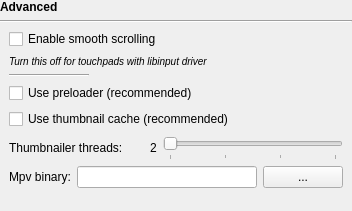
             <widget class="QWidget" name="scrollAreaWidgetContents_4">
              <property name="geometry">
               <rect>
                <x>0</x>
                <y>0</y>
                <width>352</width>
                <height>211</height>
               </rect>
              </property>
              <layout class="QVBoxLayout" name="verticalLayout_31">
               <property name="leftMargin">
                <number>0</number>
               </property>
               <property name="topMargin">
                <number>0</number>
               </property>
               <property name="rightMargin">
                <number>0</number>
               </property>
               <property name="bottomMargin">
                <number>0</number>
               </property>
               <item>
                <widget class="QLabel" name="title6">
                 <property name="font">
                  <font>
                   <weight>75</weight>
                   <bold>true</bold>
                  </font>
                 </property>
                 <property name="text">
                  <string>Advanced</string>
                 </property>
                </widget>
               </item>
               <item>
                <widget class="Line" name="line_12">
                 <property name="orientation">
                  <enum>Qt::Horizontal</enum>
                 </property>
                </widget>
               </item>
               <item>
                <layout class="QGridLayout" name="gridLayout_10">
                 <property name="leftMargin">
                  <number>9</number>
                 </property>
                 <property name="topMargin">
                  <number>0</number>
                 </property>
                 <property name="rightMargin">
                  <number>9</number>
                 </property>
                 <property name="bottomMargin">
                  <number>0</number>
                 </property>
                 <item row="6" column="0">
                  <layout class="QHBoxLayout" name="horizontalLayout_7">
                   <item>
                    <widget class="QLabel" name="mpvLabel">
                     <property name="enabled">
                      <bool>true</bool>
                     </property>
                     <property name="sizePolicy">
                      <sizepolicy hsizetype="Minimum" vsizetype="Minimum">
                       <horstretch>0</horstretch>
                       <verstretch>0</verstretch>
                      </sizepolicy>
                     </property>
                     <property name="minimumSize">
                      <size>
                       <width>0</width>
                       <height>0</height>
                      </size>
                     </property>
                     <property name="text">
                      <string>Mpv binary:</string>
                     </property>
                    </widget>
                   </item>
                   <item>
                    <widget class="QLineEdit" name="mpvLineEdit">
                     <property name="enabled">
                      <bool>true</bool>
                     </property>
                     <property name="sizePolicy">
                      <sizepolicy hsizetype="MinimumExpanding" vsizetype="Minimum">
                       <horstretch>0</horstretch>
                       <verstretch>0</verstretch>
                      </sizepolicy>
                     </property>
                     <property name="minimumSize">
                      <size>
                       <width>0</width>
                       <height>0</height>
                      </size>
                     </property>
                    </widget>
                   </item>
                   <item>
                    <widget class="QPushButton" name="pushButton_5">
                     <property name="enabled">
                      <bool>true</bool>
                     </property>
                     <property name="sizePolicy">
                      <sizepolicy hsizetype="Minimum" vsizetype="Minimum">
                       <horstretch>0</horstretch>
                       <verstretch>0</verstretch>
                      </sizepolicy>
                     </property>
                     <property name="minimumSize">
                      <size>
                       <width>30</width>
                       <height>20</height>
                      </size>
                     </property>
                     <property name="maximumSize">
                      <size>
                       <width>16777215</width>
                       <height>16777215</height>
                      </size>
                     </property>
                     <property name="text">
                      <string>...</string>
                     </property>
                    </widget>
                   </item>
                  </layout>
                 </item>
                 <item row="5" column="0">
                  <layout class="QHBoxLayout" name="horizontalLayout">
                   <property name="leftMargin">
                    <number>0</number>
                   </property>
                   <property name="topMargin">
                    <number>0</number>
                   </property>
                   <property name="rightMargin">
                    <number>0</number>
                   </property>
                   <property name="bottomMargin">
                    <number>0</number>
                   </property>
                   <item>
                    <widget class="QLabel" name="label_17">
                     <property name="text">
                      <string>Thumbnailer threads:</string>
                     </property>
                    </widget>
                   </item>
                   <item>
                    <spacer name="horizontalSpacer_9">
                     <property name="orientation">
                      <enum>Qt::Horizontal</enum>
                     </property>
                     <property name="sizeHint" stdset="0">
                      <size>
                       <width>40</width>
                       <height>20</height>
                      </size>
                     </property>
                    </spacer>
                   </item>
                   <item>
                    <widget class="QLabel" name="thumbnailerThreadsLabel">
                     <property name="text">
                      <string>2</string>
                     </property>
                    </widget>
                   </item>
                   <item>
                    <widget class="QSlider" name="thumbnailerThreadsSlider">
                     <property name="minimumSize">
                      <size>
                       <width>180</width>
                       <height>25</height>
                      </size>
                     </property>
                     <property name="minimum">
                      <number>1</number>
                     </property>
                     <property name="maximum">
                      <number>4</number>
                     </property>
                     <property name="pageStep">
                      <number>1</number>
                     </property>
                     <property name="orientation">
                      <enum>Qt::Horizontal</enum>
                     </property>
                     <property name="tickPosition">
                      <enum>QSlider::TicksBelow</enum>
                     </property>
                    </widget>
                   </item>
                  </layout>
                 </item>
                 <item row="4" column="0">
                  <widget class="QCheckBox" name="useThumbnailCacheCheckBox">
                   <property name="sizePolicy">
                    <sizepolicy hsizetype="MinimumExpanding" vsizetype="Minimum">
                     <horstretch>0</horstretch>
                     <verstretch>0</verstretch>
                    </sizepolicy>
                   </property>
                   <property name="toolTip">
                    <string>Cache is stored at ~.cache/qimgv/</string>
                   </property>
                   <property name="text">
                    <string>Use thumbnail cache (recommended)</string>
                   </property>
                  </widget>
                 </item>
                 <item row="0" column="0">
                  <widget class="QCheckBox" name="enableSmoothScrollCheckBox">
                   <property name="sizePolicy">
                    <sizepolicy hsizetype="MinimumExpanding" vsizetype="Minimum">
                     <horstretch>0</horstretch>
                     <verstretch>0</verstretch>
                    </sizepolicy>
                   </property>
                   <property name="toolTip">
                    <string>Turn this off if you are using a touchpad with libinput driver.</string>
                   </property>
                   <property name="text">
                    <string>Enable smooth scrolling</string>
                   </property>
                  </widget>
                 </item>
                 <item row="3" column="0">
                  <widget class="QCheckBox" name="usePreloaderCheckBox">
                   <property name="sizePolicy">
                    <sizepolicy hsizetype="MinimumExpanding" vsizetype="Minimum">
                     <horstretch>0</horstretch>
                     <verstretch>0</verstretch>
                    </sizepolicy>
                   </property>
                   <property name="toolTip">
                    <string>Preload the next/previous image. Results in a much faster image switching (at the expense of wasting more RAM).</string>
                   </property>
                   <property name="text">
                    <string>Use preloader (recommended)</string>
                   </property>
                  </widget>
                 </item>
                 <item row="1" column="0">
                  <widget class="QLabel" name="enableSmoothScrollLabel">
                   <property name="toolTip">
                    <string>Turn this off if you are using a touchpad with libinput driver.</string>
                   </property>
                   <property name="toolTipDuration">
                    <number>60</number>
                   </property>
                   <property name="text">
                    <string>&lt;html&gt;&lt;head/&gt;&lt;body&gt;&lt;p&gt;&lt;span style=&quot; font-size:small; font-style:italic;&quot;&gt;Turn this off for touchpads with libinput driver&lt;/span&gt;&lt;/p&gt;&lt;/body&gt;&lt;/html&gt;</string>
                   </property>
                   <property name="textFormat">
                    <enum>Qt::RichText</enum>
                   </property>
                  </widget>
                 </item>
                 <item row="2" column="0">
                  <widget class="Line" name="line_16">
                   <property name="sizePolicy">
                    <sizepolicy hsizetype="Fixed" vsizetype="Fixed">
                     <horstretch>0</horstretch>
                     <verstretch>0</verstretch>
                    </sizepolicy>
                   </property>
                   <property name="minimumSize">
                    <size>
                     <width>80</width>
                     <height>0</height>
                    </size>
                   </property>
                   <property name="maximumSize">
                    <size>
                     <width>80</width>
                     <height>16777215</height>
                    </size>
                   </property>
                   <property name="orientation">
                    <enum>Qt::Horizontal</enum>
                   </property>
                  </widget>
                 </item>
                </layout>
               </item>
               <item>
                <spacer name="verticalSpacer_6">
                 <property name="orientation">
                  <enum>Qt::Vertical</enum>
                 </property>
                 <property name="sizeType">
                  <enum>QSizePolicy::Expanding</enum>
                 </property>
                 <property name="sizeHint" stdset="0">
                  <size>
                   <width>20</width>
                   <height>20</height>
                  </size>
                 </property>
                </spacer>
               </item>
              </layout>
             </widget>
